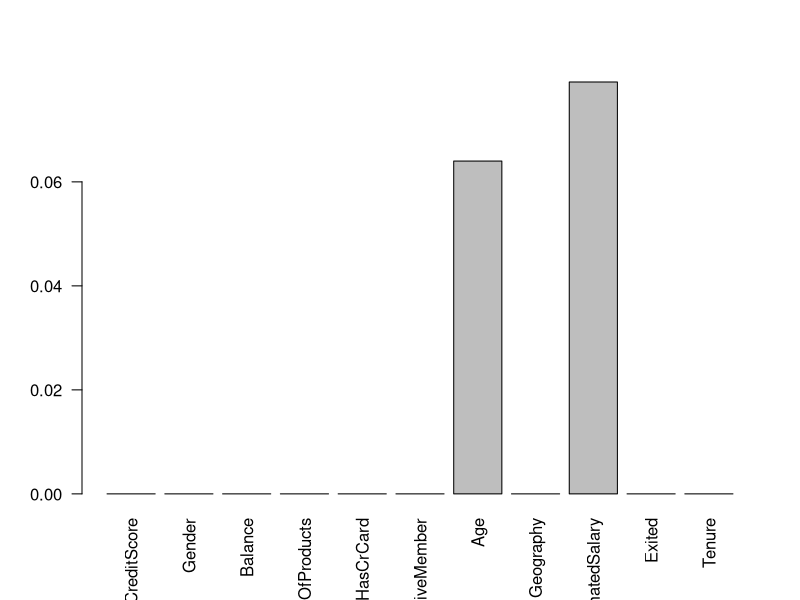

Write the R code that produced this figure. (Note: this script raises an error after producing the figure.)
library(mice)

set.seed(123)
# Load the dataset
pre_data = read.csv("df_estados_bank.csv")

# Take a look
summary(pre_data)

# We remove ids
pre_data = pre_data[,4:15]

# We also remove the surnames, as we will not be using them
pre_data = pre_data[,-10]

# Check for NAs
barplot(colMeans(is.na(pre_data)), las=2)

# There are NAs in Age and EstimatedSalary
# We can try mice

clean = mice(pre_data, method = "rf", m = 5)
data = complete(clean)

# They are pretty similar
summary(data)
